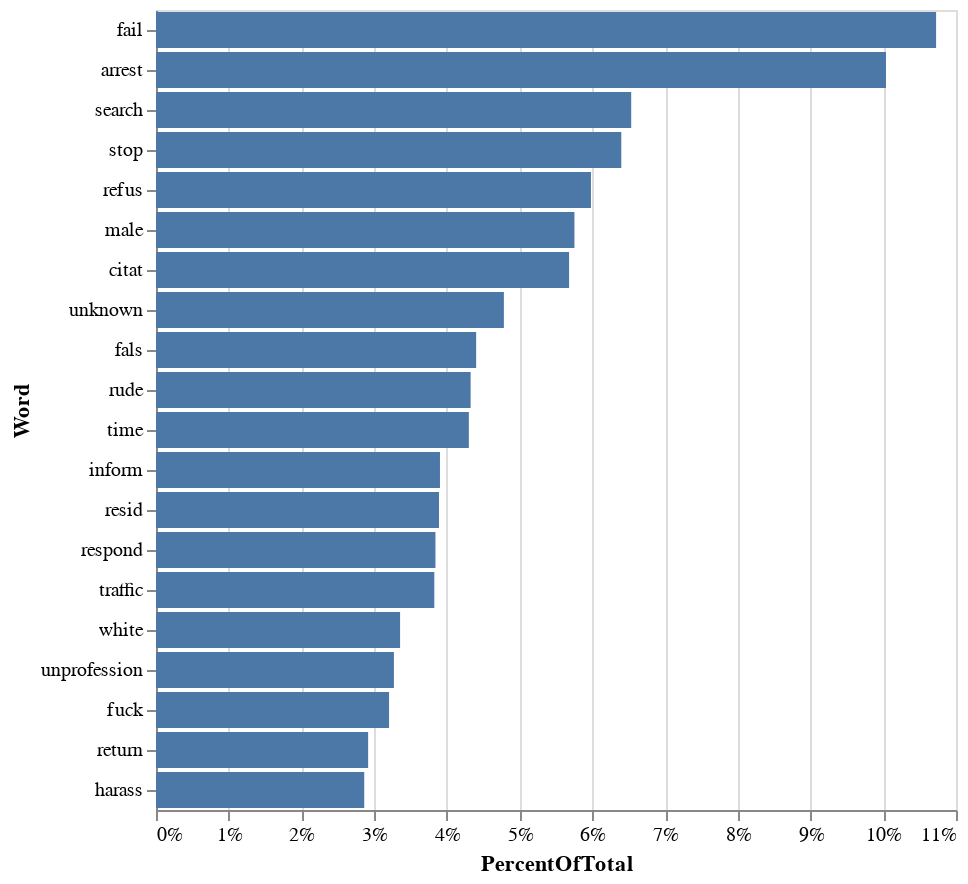

Notebook source saved alongside this figure:
### Code cell
# with stemming
additional_stopwords = set(["accused", "reporting", "party", "alleges", "officer", 
                        "alleged", "alleges", "complainant", "officers", "victim", 
                        "police", "stated", "report", "states", "called", 
                        "did", "told", "provide", "incident", "regarding", "issued",
                        "reported", "vehicle", "car", "justification",
                        "district", "uniformed", "threatened", "witness", "th",
                        "number", "scene"]).union(text.ENGLISH_STOP_WORDS)
preprocessed_df = PreProcess(df, additional_stopwords, True)
preprocessed_df.plot_word_distributions(20)

### Figure 1 — Vega-Lite specification as saved in the notebook (floating-point values rounded to 4 significant figures)
{"config": {"view": {"continuousWidth": 400, "continuousHeight": 300}}, "data": {"name": "data-155c57d7bead33861f4d9a6d46334d0f"}, "mark": "bar", "encoding": {"x": {"type": "quantitative", "axis": {"format": ".0%"}, "field": "PercentOfTotal"}, "y": {"type": "nominal", "field": "Word", "sort": "-x"}}, "transform": [{"joinaggregate": [{"op": "sum", "field": "Count", "as": "TotalCount"}]}, {"calculate": "datum.Count / datum.TotalCount", "as": "PercentOfTotal"}], "$schema": "https://vega.github.io/schema/vega-lite/v4.8.1.json", "datasets": {"data-155c57d7bead33861f4d9a6d46334d0f": [{"Word": "fail", "Count": 4810}, {"Word": "arrest", "Count": 4501}, {"Word": "search", "Count": 2930}, {"Word": "stop", "Count": 2869}, {"Word": "refus", "Count": 2682}, {"Word": "male", "Count": 2580}, {"Word": "citat", "Count": 2547}, {"Word": "unknown", "Count": 2145}, {"Word": "fals", "Count": 1974}, {"Word": "rude", "Count": 1940}, {"Word": "time", "Count": 1929}, {"Word": "inform", "Count": 1751}, {"Word": "resid", "Count": 1745}, {"Word": "respond", "Count": 1723}, {"Word": "traffic", "Count": 1716}, {"Word": "white", "Count": 1505}, {"Word": "unprofession", "Count": 1467}, {"Word": "fuck", "Count": 1437}, {"Word": "return", "Count": 1308}, {"Word": "harass", "Count": 1284}]}}
